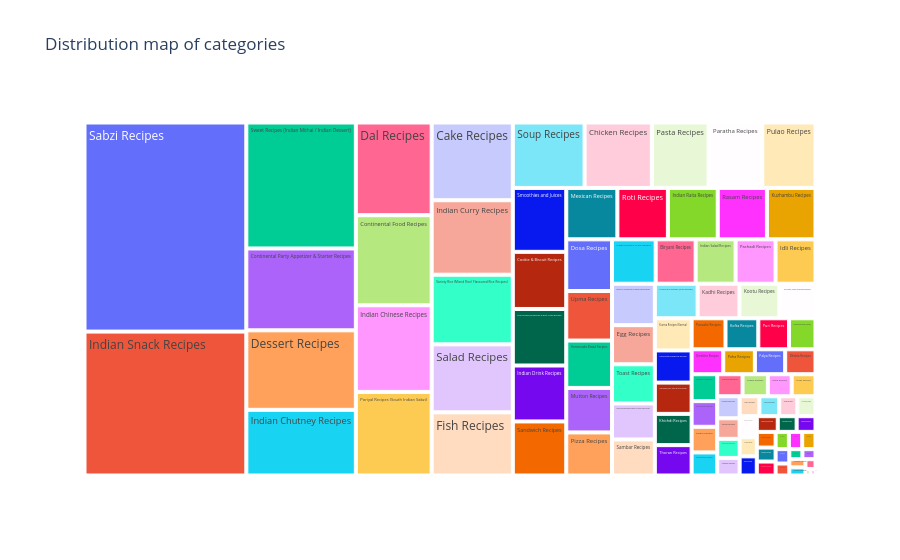

Write notebook code for a chart like this one.
### Markdown cell above
### **TODO 5: Manual filter `category` (Easy)**
- Dùng `plotly express` vẽ tree map xem tỉ lệ các `category` như nào.

### Code cell
# YOUR CODE GOES HERE
import plotly.express as px

category_counts = df['category'].explode().value_counts().reset_index()
category_counts.columns = ['category_name', 'count']

fig = px.treemap(category_counts, 
                 path=['category_name'], 
                 values='count', 
                 title='Distribution map of categories')
fig.show()

### Figure 1 — Plotly figure (JSON) as saved in the notebook; plotly's stock layout.template omitted (floating-point values rounded to 4 significant figures)
{"data": [{"branchvalues": "total", "domain": {"x": [0, 1], "y": [0, 1]}, "hovertemplate": "labels=%{label}<br>count=%{value}<br>parent=%{parent}<br>id=%{id}<extra></extra>", "ids": ["Sabzi Recipes", "Indian Snack Recipes", "Sweet Recipes (Indian Mithai / Indian Dessert)", "Continental Party Appetizer & Starter Recipes", "Dessert Recipes", "Indian Chutney Recipes", "Dal Recipes", "Continental Food Recipes", "Indian Chinese Recipes", "Poriyal Recipes (South Indian Sabzi)", "Cake Recipes", "Indian Curry Recipes", "Variety Rice (Mixed Rice/ Flavoured Rice Recipes)", "Salad Recipes", "Fish Recipes", "Soup Recipes", "Chicken Recipes", "Pasta Recipes", "Paratha Recipes", "Pulao Recipes", "Smoothies and Juices", "Cookie & Biscuit Recipes", "Thai Recipes,Malaysian & East Asian Recipes", "Indian Drink Recipes", "Sandwich Recipes", "Mexican Recipes", "Roti Recipes", "Indian Raita Recipes", "Rasam Recipes", "Kuzhambu Recipes", "Dosa Recipes", "Upma Recipes", "Homemade Bread Recipes", "Mutton Recipes", "Pizza Recipes", "Indian Pickles & Achar Recipes", "Biryani Recipes", "Indian Salad Recipes", "Pachadi Recipes", "Idli Recipes", "Basic & Advanced Cooking Techniques", "Egg Recipes", "Toast Recipes", "Indian Homemade Masala Powder & Chutney Powder Recipes", "Sambar Recipes", "Frankie Roll Recipes (Wrap Recipes)", "Kadhi Recipes", "Kootu Recipes", "Chocolate, Coffee & Tea Drink Recipes", "Kurma Recipes (Korma)", "Homemade Energy Bar Recipes", "Homemade Jams, Sauce & Pesto Recipes", "Khichdi Recipes", "Thoran Recipes", "Pancake Recipes", "Kofta Recipes", "Puri Recipes", "Cheela Recipes (Chilla)", "Omelette Recipes", "Poha Recipes", "Palya Recipes", "Dhokla Recipes", "Continental Breakfast Recipes", "Baby & Toddler 10 Month Onwards Recipes", "Burger Recipes", "Pulissery Recipe (Mor Kuzhambu)", "Scrambled Egg Recipe", "Thepla Recipes", "Gojju Recipes", "Crepe Recipes", "Breakfast Bowl Recipes", "Parfait Recipes", "Appam Recipes & Idiyappam Recipes", "Uttapam Recipes", "Naan Recipes", "Adai Recipes", "Stew Recipes", "Kanji Recipes (Porridge)", "Baby & Toddler 6-9 Month Recipes", "Sri Lankan Recipes", "Waffle Recipes", "Granola & Cereal Recipes", "Porridge Recipes", "Hash Brown Recipes", "Kulcha Recipes", "Paniyaram Recipes", "Baby & Toddler 4-6 Month Recipes", "Erissery Recipes", "Kozhukattai Recipes (Pindi)", "Pongal Recipes", "Puttu Recipes", "Indian Side Dish Recipes", "All Recipes", "Cocktail Recipes", "Pesarattu Recipes", "Drink Recipes", "Snack Recipes", "Indian Non Veg Recipes", "World Recipes"], "labels": ["Sabzi Recipes", "Indian Snack Recipes", "Sweet Recipes (Indian Mithai / Indian Dessert)", "Continental Party Appetizer & Starter Recipes", "Dessert Recipes", "Indian Chutney Recipes", "Dal Recipes", "Continental Food Recipes", "Indian Chinese Recipes", "Poriyal Recipes (South Indian Sabzi)", "Cake Recipes", "Indian Curry Recipes", "Variety Rice (Mixed Rice/ Flavoured Rice Recipes)", "Salad Recipes", "Fish Recipes", "Soup Recipes", "Chicken Recipes", "Pasta Recipes", "Paratha Recipes", "Pulao Recipes", "Smoothies and Juices", "Cookie & Biscuit Recipes", "Thai Recipes,Malaysian & East Asian Recipes", "Indian Drink Recipes", "Sandwich Recipes", "Mexican Recipes", "Roti Recipes", "Indian Raita Recipes", "Rasam Recipes", "Kuzhambu Recipes", "Dosa Recipes", "Upma Recipes", "Homemade Bread Recipes", "Mutton Recipes", "Pizza Recipes", "Indian Pickles & Achar Recipes", "Biryani Recipes", "Indian Salad Recipes", "Pachadi Recipes", "Idli Recipes", "Basic & Advanced Cooking Techniques", "Egg Recipes", "Toast Recipes", "Indian Homemade Masala Powder & Chutney Powder Recipes", "Sambar Recipes", "Frankie Roll Recipes (Wrap Recipes)", "Kadhi Recipes", "Kootu Recipes", "Chocolate, Coffee & Tea Drink Recipes", "Kurma Recipes (Korma)", "Homemade Energy Bar Recipes", "Homemade Jams, Sauce & Pesto Recipes", "Khichdi Recipes", "Thoran Recipes", "Pancake Recipes", "Kofta Recipes", "Puri Recipes", "Cheela Recipes (Chilla)", "Omelette Recipes", "Poha Recipes", "Palya Recipes", "Dhokla Recipes", "Continental Breakfast Recipes", "Baby & Toddler 10 Month Onwards Recipes", "Burger Recipes", "Pulissery Recipe (Mor Kuzhambu)", "Scrambled Egg Recipe", "Thepla Recipes", "Gojju Recipes", "Crepe Recipes", "Breakfast Bowl Recipes", "Parfait Recipes", "Appam Recipes & Idiyappam Recipes", "Uttapam Recipes", "Naan Recipes", "Adai Recipes", "Stew Recipes", "Kanji Recipes (Porridge)", "Baby & Toddler 6-9 Month Recipes", "Sri Lankan Recipes", "Waffle Recipes", "Granola & Cereal Recipes", "Porridge Recipes", "Hash Brown Recipes", "Kulcha Recipes", "Paniyaram Recipes", "Baby & Toddler 4-6 Month Recipes", "Erissery Recipes", "Kozhukattai Recipes (Pindi)", "Pongal Recipes", "Puttu Recipes", "Indian Side Dish Recipes", "All Recipes", "Cocktail Recipes", "Pesarattu Recipes", "Drink Recipes", "Snack Recipes", "Indian Non Veg Recipes", "World Recipes"], "name": "", "parents": ["", "", "", "", "", "", "", "", "", "", "", "", "", "", "", "", "", "", "", "", "", "", "", "", "", "", "", "", "", "", "", "", "", "", "", "", "", "", "", "", "", "", "", "", "", "", "", "", "", "", "", "", "", "", "", "", "", "", "", "", "", "", "", "", "", "", "", "", "", "", "", "", "", "", "", "", "", "", "", "", "", "", "", "", "", "", "", "", "", "", "", "", "", "", "", "", "", "", ""], "type": "treemap", "values": [1030.0, 709.0, 420.0, 273.0, 265.0, 219.0, 214.0, 208.0, 200.0, 193.0, 192.0, 184.0, 172.0, 168.0, 156.0, 143.0, 134.0, 113.0, 107.0, 106.0, 104.0, 93.0, 92.0, 91.0, 88.0, 80.0, 79.0, 78.0, 77.0, 76.0, 72.0, 69.0, 66.0, 62.0, 60.0, 59.0, 54.0, 54.0, 54.0, 54.0, 54.0, 51.0, 51.0, 47.0, 47.0, 45.0, 44.0, 42.0, 38.0, 36.0, 36.0, 35.0, 35.0, 34.0, 32.0, 31.0, 29.0, 25.0, 24.0, 24.0, 23.0, 23.0, 21.0, 20.0, 20.0, 18.0, 17.0, 17.0, 16.0, 16.0, 15.0, 14.0, 13.0, 12.0, 12.0, 12.0, 11.0, 11.0, 11.0, 10.0, 10.0, 10.0, 9.0, 9.0, 9.0, 8.0, 8.0, 7.0, 7.0, 7.0, 6.0, 5.0, 4.0, 4.0, 4.0, 4.0, 3.0, 1.0, 1.0]}], "layout": {"legend": {"tracegroupgap": 0}, "title": {"text": "Distribution map of categories"}}}
